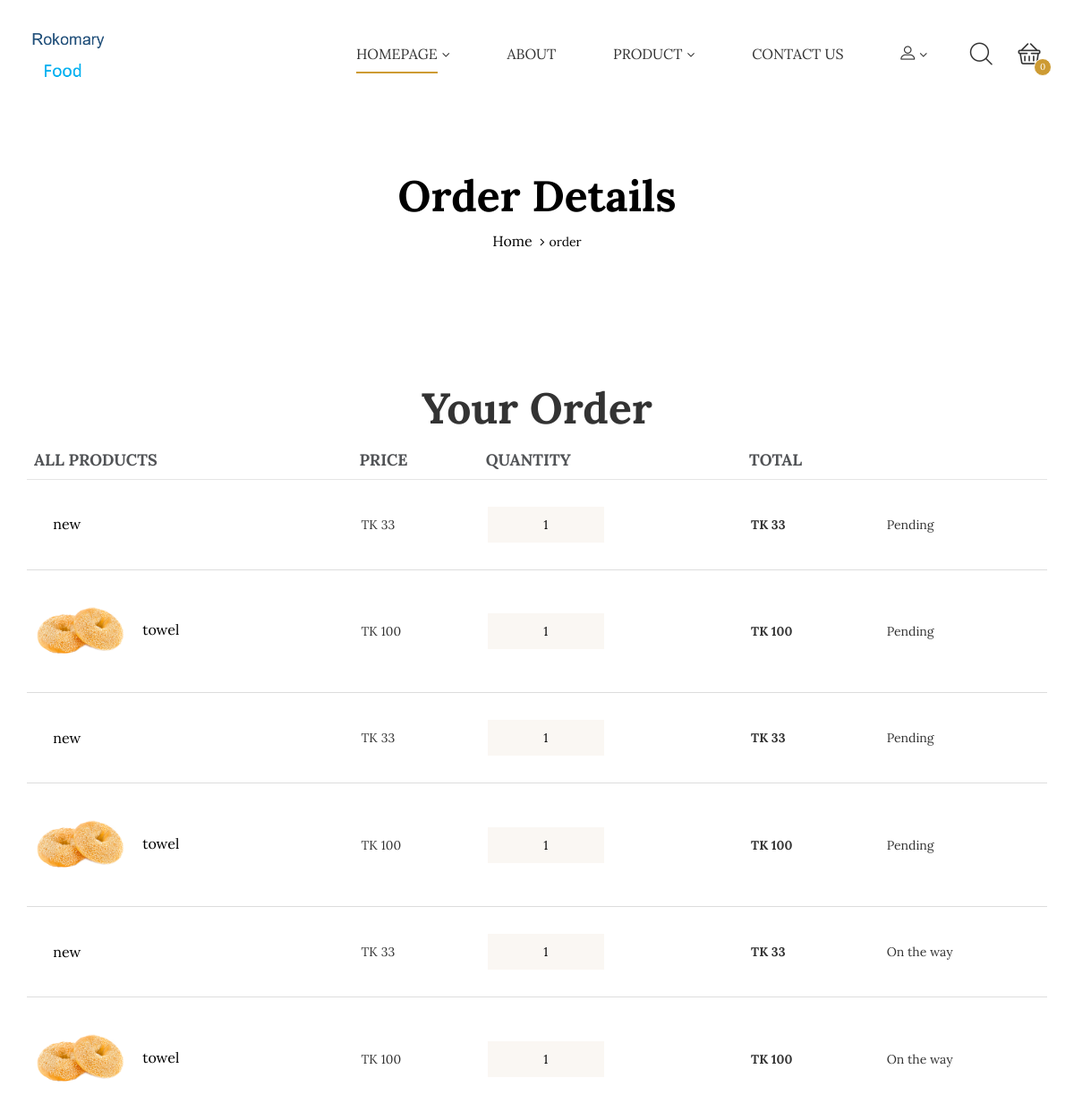
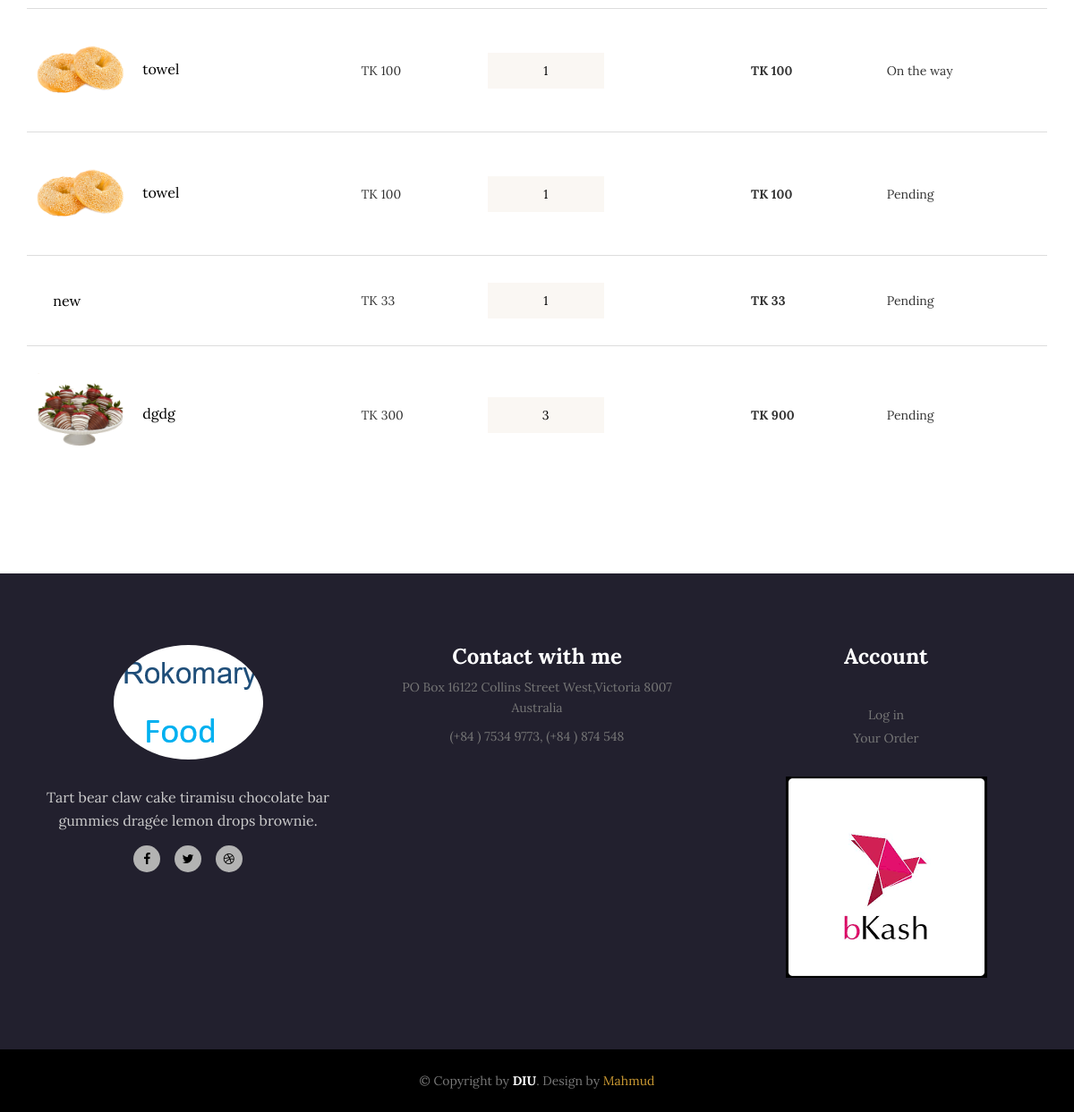
/orderdetails.php (signed in), run on the app's committed database (2 pictures, top to bottom).
### tables this page shows
CREATE TABLE IF NOT EXISTS `cus_order` (
  `orderId` int(11) NOT NULL AUTO_INCREMENT,
  `cusId` int(11) NOT NULL,
  `address_id` int(11) NOT NULL,
  `amount` float NOT NULL,
  `payment_type` varchar(255) DEFAULT NULL,
  `transaction_id` varchar(255) DEFAULT NULL,
  `date` datetime NOT NULL DEFAULT CURRENT_TIMESTAMP,
  `status` int(11) NOT NULL DEFAULT '0',
  PRIMARY KEY (`orderId`)
);

CREATE TABLE IF NOT EXISTS `order_items` (
  `id` int(11) NOT NULL AUTO_INCREMENT,
  `order_id` int(11) NOT NULL,
  `product_id` int(11) NOT NULL,
  `productName` varchar(255) NOT NULL,
  `colorName` varchar(255) NOT NULL,
  `size` varchar(255) NOT NULL,
  `quantity` int(11) NOT NULL,
  `price` int(11) NOT NULL,
  `image` varchar(255) NOT NULL,
  PRIMARY KEY (`id`)
);

### classes/Cart.php (called while the page is built, shortened)
<?php
$filepath=realpath(dirname(__FILE__));
include_once ($filepath.'/../lib/Database.php');
 ?>
<?php
class Cart{
	private $db;
	public function __construct(){
		$this->db=new Database();
	}
	public function getOrderProduct($uid){
		$query="SELECT cus_order.orderId,cus_order.status,order_items.* FROM cus_order,order_items WHERE cus_order.orderId=order_items.order_id AND cus_order.cusId='$uid' AND cus_order.status!='3' order BY cus_order.date DESC";
 	$result=$this->db->select($query);
 	return $result;
	}
}
 ?>

### lib/Database.php (called while the page is built, shortened)
<?php
Class Database{
 public $host   = DB_HOST;
 public $user   = DB_USER;
 public $pass   = DB_PASS;
 public $dbname = DB_NAME;
 public $link;
private function connectDB(){
 $this->link = new mysqli($this->host, $this->user, $this->pass,
  $this->dbname);
 }
public function select($query){
  $result = $this->link->query($query) or
   die($this->link->error.__LINE__);
  if($result->num_rows > 0){
    return $result;
  } else {
    return false;
  }
 }
}
?>

### lib/Session.php (called while the page is built, shortened)
<?php
class Session{
 public static function get($key){
  if (isset($_SESSION[$key])) {
   return $_SESSION[$key];
  } else {
   return false;
  }
 }
}
?>

### orderdetails.php (the view, shortened to what this page needs)
<?php include("inc/header.php"); ?>
 <div class="ps-hero bg--cover" data-background="images/hero/about.jpg">
      <div class="ps-hero__content">
        <h1>Order Details</h1>
        <div class="ps-breadcrumb">
          <ol class="breadcrumb">
            <li><a href="index.php">Home</a></li>
            <li class="active">order</li>
          </ol>
        </div>
      </div>
    </div>
    <main class="ps-main">
      <div class="ps-container">
        <div class="ps-cart-listing">
          <div class="table-responsive">
            <h1 class="text-center">Your Order</h1>
            <table class="table ps-table ps-table--listing">
              <thead>
                <tr>
                  <th>All Products</th>
                  <th>Price</th>
                  <th>Quantity</th>
                  <th>Total</th>
                  <th></th>
                </tr>
              </thead>
              <tbody>
                <?php
                $uid= Session::get("userId");
                 $getOrdet=$ct->getOrderProduct($uid);
                 if ($getOrdet) {
                    while ($result=$getOrdet->fetch_assoc()) {
                 ?>
                <tr>
                  <td><a class="ps-product--table" href="#"><img class="mr-15" src="admin/<?php echo($result['image']);?>" alt=""> <?php echo($result['productName']);?></a></td>
                  <td>TK <?php echo($result['price']) ;?></td>
                  <td>
                    <div class="form-group--number">
                      <input class="form-control" type="text" value="<?php echo($result['quantity']); ?>">
                    </div>
                  </td>
                  <td>
                    <strong>
                    TK <?php
                     $price =$result['price'];
                     $qty=$result['quantity'];
                    echo($price*$qty);
                    ?>
                    </strong>
            </td>
                  <td>
                    <?php
                    if ($result['status']=='0') {
                        echo("Pending");
                    }elseif ($result['status']=='1') {
                        echo("On the way");
                    }else{
                        echo("Completed");
                    }
                    ?>
                  </td>
                </tr>
               <?php }}else{ ?>
               <tr>
                   You have no order yet
               </tr>
               <?php } ?>
              </tbody>
            </table>
          </div>
        </div>
      </div>
    </main>
<?php include("inc/footer.php"); ?>

### data on the page
cus_order: order_items.productName "new", order_items.price "33", quantity "1", status "Pending", order_items.image (picture), order_items.productName "towel", order_items.price "100"
cus_order: order_items.productName "new", order_items.price "33", quantity "1", status "Pending", order_items.image (picture), order_items.productName "towel", order_items.price "100"
cus_order: order_items.productName "new", order_items.price "33", quantity "1", status "On the way", order_items.image (picture), order_items.productName "towel", order_items.price "100"
cus_order: order_items.image (picture), order_items.productName "towel", order_items.price "100", quantity "1", status "On the way"
cus_order: order_items.image (picture), order_items.productName "towel", order_items.price "100", quantity "1", status "Pending"
cus_order: order_items.productName "new", order_items.price "33", quantity "1", status "Pending"
cus_order: order_items.image (picture), order_items.productName "dgdg", order_items.price "300", quantity "3", order_items.price+quantity "900", status "Pending"
